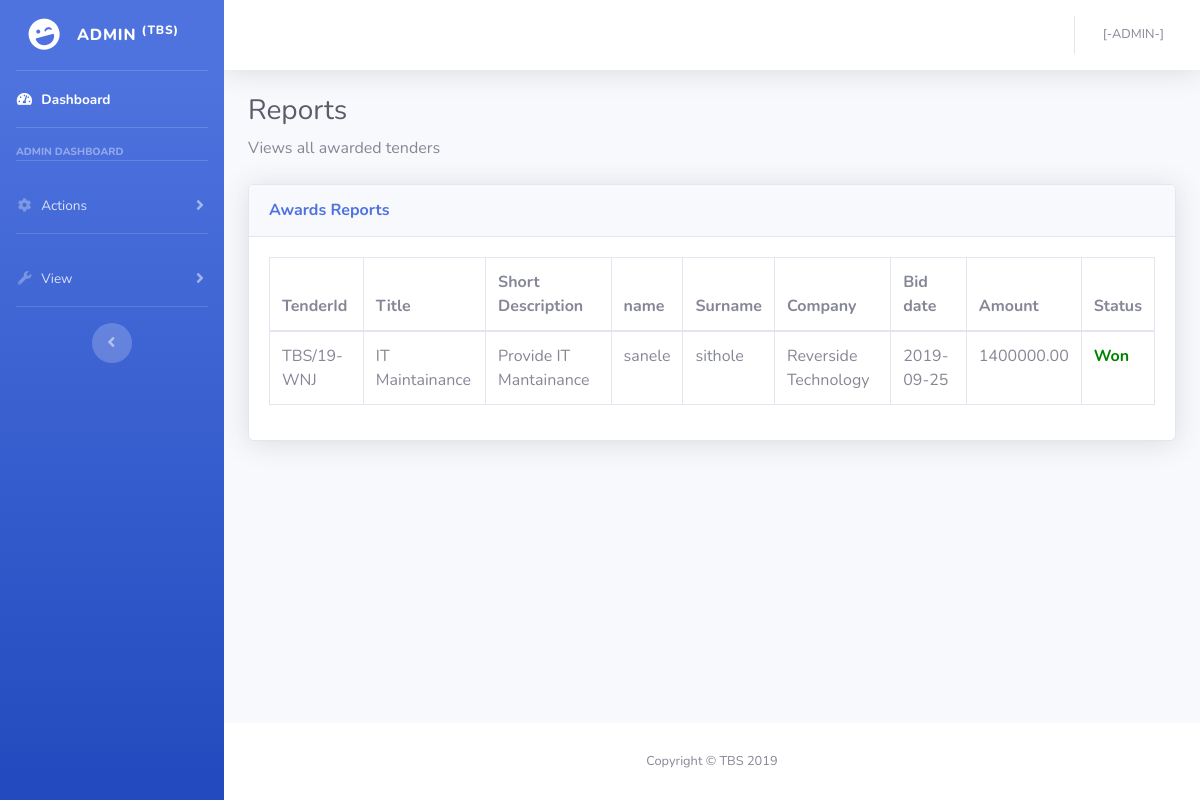
/stats.php, run on an earlier commit of the app's database.
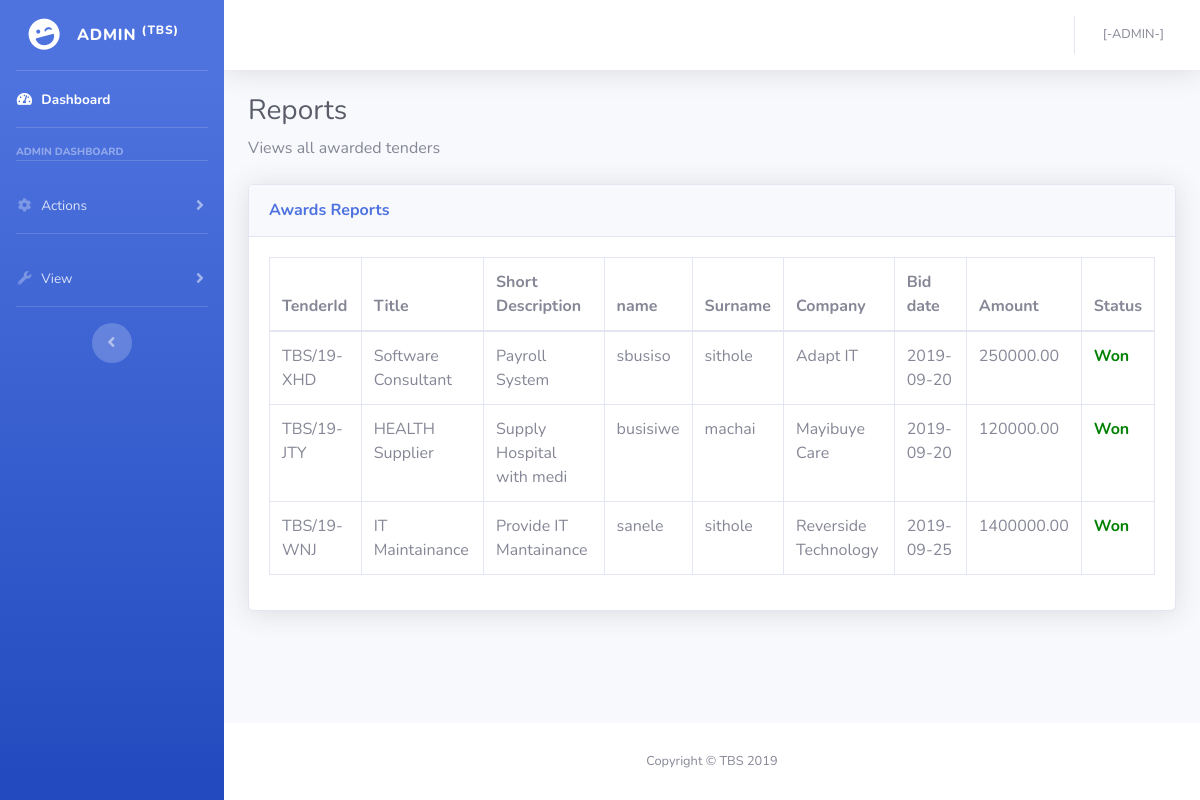
And on a later commit of the database.
### tables this page shows
CREATE TABLE `bidding` (
  `bid_no` int(10) NOT NULL,
  `bid_date` varchar(10) NOT NULL,
  `amount` double(10,2) NOT NULL,
  `status` varchar(10) NOT NULL,
  `bidder_id` int(10) NOT NULL,
  `tender_no` varchar(15) NOT NULL
);

CREATE TABLE `tender` (
  `tenderId` varchar(15) NOT NULL,
  `tender_title` varchar(20) NOT NULL,
  `short_description` varchar(50) NOT NULL,
  `full_description` varchar(300) NOT NULL,
  `category` varchar(50) NOT NULL,
  `due_date` varchar(10) NOT NULL,
  `min_budget` double(10,2) NOT NULL,
  `max_budget` double(10,2) NOT NULL,
  `admin_id` int(10) NOT NULL
);

CREATE TABLE `bidder` (
  `id` int(10) NOT NULL,
  `name` varchar(20) NOT NULL,
  `surname` varchar(20) NOT NULL,
  `id_num` bigint(13) NOT NULL,
  `gender` varchar(6) NOT NULL,
  `company` varchar(25) NOT NULL,
  `industry` varchar(30) NOT NULL,
  `email` varchar(30) NOT NULL,
  `contact_no` bigint(10) NOT NULL,
  `user_id` int(10) NOT NULL
);

### stats.php (the view, shortened to what this page needs)
<?php
include("connection.php");
$username = $_SESSION['username'];
?>
<!DOCTYPE html>
<html lang="en">
<head>
  <link href="vendor/fontawesome-free/css/all.min.css" rel="stylesheet" type="text/css">
  <link href="css/sb-admin-2.min.css" rel="stylesheet">
</head>
<body id="page-top">
  <div id="wrapper">
    <ul class="navbar-nav bg-gradient-primary sidebar sidebar-dark accordion" id="accordionSidebar">
      <a class="sidebar-brand d-flex align-items-center justify-content-center" href="index.html">
        <div class="sidebar-brand-icon rotate-n-15">
          <i class="fas fa-laugh-wink"></i>
        </div>
        <div class="sidebar-brand-text mx-3">ADMIN <sup>(TBS)</sup></div>
      </a>
      <hr class="sidebar-divider my-0">
      <li class="nav-item active">
        <a class="nav-link" href="adminReports.php">
          <i class="fas fa-fw fa-tachometer-alt"></i>
          <span>Dashboard</span></a>
      </li>
      <hr class="sidebar-divider">
      <div class="sidebar-heading">
       Admin Dashboard
      </div>
      <hr class="sidebar-divider">
      <li class="nav-item">
        <a class="nav-link collapsed" href="#" data-toggle="collapse" data-target="#collapseTwo" aria-expanded="true" aria-controls="collapseTwo">
          <i class="fas fa-fw fa-cog"></i>
          <span>Actions</span>
        </a>
      </li>
  <hr class="sidebar-divider">
      <li class="nav-item">
        <a class="nav-link collapsed" href="#" data-toggle="collapse" data-target="#collapseUtilities" aria-expanded="true" aria-controls="collapseUtilities">
          <i class="fas fa-fw fa-wrench"></i>
          <span>View</span>
        </a>
      </li>
      <hr class="sidebar-divider d-none d-md-block">
      <div class="text-center d-none d-md-inline">
        <button class="rounded-circle border-0" id="sidebarToggle"></button>
      </div>
    </ul>
    <div id="content-wrapper" class="d-flex flex-column">
      <div id="content">
        <nav class="navbar navbar-expand navbar-light bg-white topbar mb-4 static-top shadow">
          <ul class="navbar-nav ml-auto">
            <li class="nav-item dropdown no-arrow">
              <a class="nav-link dropdown-toggle" href="#" id="userDropdown" role="button" data-toggle="dropdown" aria-haspopup="true" aria-expanded="false">
                <span class="mr-2 d-none d-lg-inline text-gray-600 small"><?php echo $username."[-ADMIN-]" ?></span>
              </a>
            </li>
          </ul>
        </nav>
             <div class="container-fluid">
<h1 class="h3 mb-2 text-gray-800">Reports</h1>
<p class="mb-4">Views all awarded tenders</p>
<div class="card shadow mb-4">
  <div class="card-header py-3">
    <h6 class="m-0 font-weight-bold text-primary">Awards Reports</h6>
  </div>
  <div class="card-body">
    <div class="table-responsive">
    <table class="table table-bordered" id="dataTable" width="100%" cellspacing="0">
        <thead>
          <tr>
            <th>TenderId</th>
            <th>Title</th>
            <th>Short Description</th>
            <th>name</th>
            <th>Surname</th>
            <th>Company</th>
            <th>Bid date</th>
            <th>Amount</th>
            <th>Status</th>
          </tr>
        </thead>
        <tbody>
        <?php
              $table = "SELECT u.name,u.surname,u.company,b.bid_date,b.amount,b.status,t.tenderId,t.tender_title,t.short_description
               FROM bidder u,bidding b,tender t
                WHERE u.id = b.bidder_id
                AND t.tenderId = b.tender_no
                AND b.status = 'Won' ";
              $output = mysqli_query($con,$table) or die(mysqli_error($con));
              while($row =mysqli_fetch_array($output))
              {
                $id = $row['tenderId'];
                $title = $row['tender_title'];
                $desc = $row['short_description'];
                $name = $row['name'];
                $surname = $row['surname'];
                $company = $row['company'];
                $date = $row['bid_date'];
                $amount = $row['amount'];
                $status = $row['status']
         ?>
          <tr>
            <td><?php echo $id; ?></td>
            <td><?php echo $title; ?></td>
            <td><?php echo $desc; ?></td>
            <td><?php echo $name; ?></td>
            <td><?php echo $surname; ?></td>
            <td><?php echo $company; ?></td>
            <td><?php echo $date; ?></td>
            <td><?php echo $amount; ?></td>
            <td style="color:green;font-weight:bold;"><?php echo $status; ?></td>
          </tr>
          <tr>
           <?php
              }
           ?>
        </tbody>
      </table>
    </div>
  </div>
</div>
</div>
      </div>
      <footer class="sticky-footer bg-white">
        <div class="container my-auto">
          <div class="copyright text-center my-auto">
            <span>Copyright &copy; TBS 2019</span>
          </div>
        </div>
      </footer>
    </div>
  </div>
</body>
</html>

What changed in the data, as far as the page shows it:
now on this page (row edited): bidding: tender_no.tenderId "TBS/19-XHD", tender_no.tender_title "Software Consultant", tender_no.short_description "Payroll System", bidder.name "sbusiso", bidder.surname "sithole", bidder.company "Adapt IT", bid_date "2019-09-20", amount "250000.00", status "Won"
now on this page (row edited): bidding: tender_no.tenderId "TBS/19-JTY", tender_no.tender_title "HEALTH Supplier", tender_no.short_description "Supply Hospital with medi", bidder.name "busisiwe", bidder.surname "machai", bidder.company "Mayibuye Care", bid_date "2019-09-20", amount "120000.00", status "Won"
